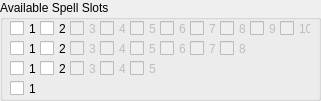
   <widget class="QGroupBox" name="groupBox">
    <property name="geometry">
     <rect>
      <x>650</x>
      <y>20</y>
      <width>321</width>
      <height>101</height>
     </rect>
    </property>
    <property name="title">
     <string>Available Spell Slots</string>
    </property>
    <widget class="QCheckBox" name="checkBox_32">
     <property name="enabled">
      <bool>false</bool>
     </property>
     <property name="geometry">
      <rect>
       <x>190</x>
       <y>40</y>
       <width>31</width>
       <height>17</height>
      </rect>
     </property>
     <property name="text">
      <string>7</string>
     </property>
    </widget>
    <widget class="QCheckBox" name="checkBox_19">
     <property name="enabled">
      <bool>false</bool>
     </property>
     <property name="geometry">
      <rect>
       <x>130</x>
       <y>40</y>
       <width>31</width>
       <height>17</height>
      </rect>
     </property>
     <property name="text">
      <string>5</string>
     </property>
    </widget>
    <widget class="QCheckBox" name="checkBox_4">
     <property name="enabled">
      <bool>true</bool>
     </property>
     <property name="geometry">
      <rect>
       <x>10</x>
       <y>40</y>
       <width>31</width>
       <height>17</height>
      </rect>
     </property>
     <property name="text">
      <string>1</string>
     </property>
    </widget>
    <widget class="QCheckBox" name="checkBox_18">
     <property name="enabled">
      <bool>false</bool>
     </property>
     <property name="geometry">
      <rect>
       <x>130</x>
       <y>60</y>
       <width>31</width>
       <height>17</height>
      </rect>
     </property>
     <property name="text">
      <string>5</string>
     </property>
     <property name="autoExclusive">
      <bool>false</bool>
     </property>
    </widget>
    <widget class="QCheckBox" name="checkBox_8">
     <property name="enabled">
      <bool>true</bool>
     </property>
     <property name="geometry">
      <rect>
       <x>40</x>
       <y>20</y>
       <width>31</width>
       <height>17</height>
      </rect>
     </property>
     <property name="text">
      <string>2</string>
     </property>
    </widget>
    <widget class="QCheckBox" name="checkBox_21">
     <property name="enabled">
      <bool>false</bool>
     </property>
     <property name="geometry">
      <rect>
       <x>280</x>
       <y>20</y>
       <width>31</width>
       <height>17</height>
      </rect>
     </property>
     <property name="text">
      <string>10</string>
     </property>
    </widget>
    <widget class="QCheckBox" name="checkBox_16">
     <property name="enabled">
      <bool>false</bool>
     </property>
     <property name="geometry">
      <rect>
       <x>100</x>
       <y>20</y>
       <width>31</width>
       <height>17</height>
      </rect>
     </property>
     <property name="text">
      <string>4</string>
     </property>
    </widget>
    <widget class="QCheckBox" name="checkBox_14">
     <property name="enabled">
      <bool>false</bool>
     </property>
     <property name="geometry">
      <rect>
       <x>100</x>
       <y>60</y>
       <width>31</width>
       <height>17</height>
      </rect>
     </property>
     <property name="text">
      <string>4</string>
     </property>
    </widget>
    <widget class="QCheckBox" name="checkBox_9">
     <property name="enabled">
      <bool>false</bool>
     </property>
     <property name="geometry">
      <rect>
       <x>190</x>
       <y>20</y>
       <width>31</width>
       <height>17</height>
      </rect>
     </property>
     <property name="text">
      <string>7</string>
     </property>
    </widget>
    <widget class="QCheckBox" name="checkBox_15">
     <property name="enabled">
      <bool>false</bool>
     </property>
     <property name="geometry">
      <rect>
       <x>100</x>
       <y>40</y>
       <width>31</width>
       <height>17</height>
      </rect>
     </property>
     <property name="text">
      <string>4</string>
     </property>
    </widget>
    <widget class="QCheckBox" name="checkBox_11">
     <property name="enabled">
      <bool>false</bool>
     </property>
     <property name="geometry">
      <rect>
       <x>70</x>
       <y>40</y>
       <width>31</width>
       <height>17</height>
      </rect>
     </property>
     <property name="text">
      <string>3</string>
     </property>
    </widget>
    <widget class="QCheckBox" name="checkBox_17">
     <property name="enabled">
      <bool>false</bool>
     </property>
     <property name="geometry">
      <rect>
       <x>220</x>
       <y>20</y>
       <width>31</width>
       <height>17</height>
      </rect>
     </property>
     <property name="text">
      <string>8</string>
     </property>
    </widget>
    <widget class="QCheckBox" name="checkBox_2">
     <property name="enabled">
      <bool>true</bool>
     </property>
     <property name="geometry">
      <rect>
       <x>10</x>
       <y>60</y>
       <width>31</width>
       <height>17</height>
      </rect>
     </property>
     <property name="text">
      <string>1</string>
     </property>
    </widget>
    <widget class="QCheckBox" name="checkBox_10">
     <property name="enabled">
      <bool>false</bool>
     </property>
     <property name="geometry">
      <rect>
       <x>70</x>
       <y>60</y>
       <width>31</width>
       <height>17</height>
      </rect>
     </property>
     <property name="text">
      <string>3</string>
     </property>
    </widget>
    <widget class="QCheckBox" name="checkBox_12">
     <property name="enabled">
      <bool>false</bool>
     </property>
     <property name="geometry">
      <rect>
       <x>70</x>
       <y>20</y>
       <width>31</width>
       <height>17</height>
      </rect>
     </property>
     <property name="text">
      <string>3</string>
     </property>
    </widget>
    <widget class="QCheckBox" name="checkBox_7">
     <property name="enabled">
      <bool>true</bool>
     </property>
     <property name="geometry">
      <rect>
       <x>40</x>
       <y>40</y>
       <width>31</width>
       <height>17</height>
      </rect>
     </property>
     <property name="text">
      <string>2</string>
     </property>
    </widget>
    <widget class="QCheckBox" name="checkBox_25">
     <property name="enabled">
      <bool>false</bool>
     </property>
     <property name="geometry">
      <rect>
       <x>160</x>
       <y>40</y>
       <width>31</width>
       <height>17</height>
      </rect>
     </property>
     <property name="text">
      <string>6</string>
     </property>
    </widget>
    <widget class="QCheckBox" name="checkBox_3">
     <property name="enabled">
      <bool>true</bool>
     </property>
     <property name="geometry">
      <rect>
       <x>10</x>
       <y>80</y>
       <width>31</width>
       <height>17</height>
      </rect>
     </property>
     <property name="text">
      <string>1</string>
     </property>
    </widget>
    <widget class="QCheckBox" name="checkBox_13">
     <property name="enabled">
      <bool>false</bool>
     </property>
     <property name="geometry">
      <rect>
       <x>220</x>
       <y>40</y>
       <width>31</width>
       <height>17</height>
      </rect>
     </property>
     <property name="text">
      <string>8</string>
     </property>
    </widget>
    <widget class="QCheckBox" name="checkBox">
     <property name="enabled">
      <bool>true</bool>
     </property>
     <property name="geometry">
      <rect>
       <x>10</x>
       <y>20</y>
       <width>31</width>
       <height>17</height>
      </rect>
     </property>
     <property name="text">
      <string>1</string>
     </property>
    </widget>
    <widget class="QCheckBox" name="checkBox_6">
     <property name="enabled">
      <bool>true</bool>
     </property>
     <property name="geometry">
      <rect>
       <x>40</x>
       <y>60</y>
       <width>31</width>
       <height>17</height>
      </rect>
     </property>
     <property name="text">
      <string>2</string>
     </property>
    </widget>
    <widget class="QCheckBox" name="checkBox_22">
     <property name="enabled">
      <bool>false</bool>
     </property>
     <property name="geometry">
      <rect>
       <x>250</x>
       <y>20</y>
       <width>31</width>
       <height>17</height>
      </rect>
     </property>
     <property name="text">
      <string>9</string>
     </property>
    </widget>
    <widget class="QCheckBox" name="checkBox_20">
     <property name="enabled">
      <bool>false</bool>
     </property>
     <property name="geometry">
      <rect>
       <x>130</x>
       <y>20</y>
       <width>31</width>
       <height>17</height>
      </rect>
     </property>
     <property name="text">
      <string>5</string>
     </property>
    </widget>
    <widget class="QCheckBox" name="checkBox_30">
     <property name="enabled">
      <bool>false</bool>
     </property>
     <property name="geometry">
      <rect>
       <x>160</x>
       <y>20</y>
       <width>31</width>
       <height>17</height>
      </rect>
     </property>
     <property name="text">
      <string>6</string>
     </property>
    </widget>
   </widget>
